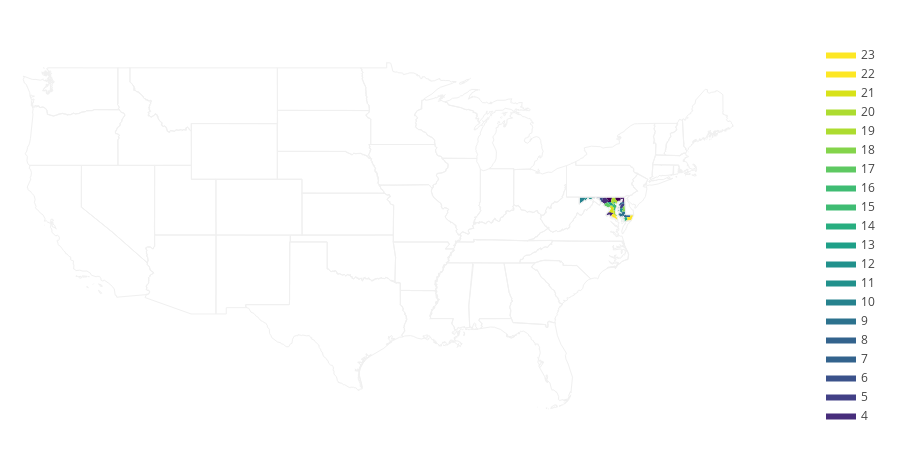

The cell this chart's notebook holds for it:
### Markdown cell above
https://plotly.com/python/choropleth-maps/

### Code cell
import plotly.figure_factory as ff
import plotly.express as px
fips = FIPS
values = range(len(fips))


fig = px.choropleth(locations=["MD"], locationmode="USA-states", color=[3], scope="usa")
fig = ff.create_choropleth(fips=fips, values=values)
fig.layout.template = None
fig.show()

### Figure 1 — Plotly figure (JSON) as saved in the notebook; plotly's stock layout.template omitted (floating-point values rounded to 4 significant figures; data arrays with more than 128 entries replaced by an {"elided": "..."} marker saying what was removed)
{"data": [{"fill": "toself", "fillcolor": "rgb(68, 1, 84)", "hoverinfo": "none", "line": {"color": "rgb(0, 0, 0)", "width": 0}, "mode": "lines", "name": "0", "type": "scatter", "x": [-76.09, -76.09, -76.09, -76.09, -76.09, null, -76.27, -76.27, -76.26, -76.26, -76.27, null, -76.57, -76.23, -76.08, -76.13, -76.06, -76.23, -76.25, -76.22, -76.24, -76.29, -76.26, -76.3, -76.31, -76.36, -76.43, -76.53, -76.57, null], "y": [39.54, 39.54, 39.54, 39.53, 39.54, null, 39.27, 39.29, 39.29, 39.29, 39.27, null, 39.72, 39.72, 39.54, 39.49, 39.45, 39.35, 39.37, 39.43, 39.46, 39.37, 39.34, 39.3, 39.39, 39.39, 39.51, 39.54, 39.72, null]}, {"fill": "toself", "fillcolor": "rgb(68, 1, 84)", "hoverinfo": "none", "line": {"color": "rgb(0, 0, 0)", "width": 0}, "mode": "lines", "name": "1", "type": "scatter", "x": [-77.31, -77.28, -77.22, -76.79, -76.89, -76.88, -77.17, -77.11, -77.31, null], "y": [39.64, 39.63, 39.72, 39.72, 39.46, 39.35, 39.35, 39.49, 39.64, null]}, {"fill": "toself", "fillcolor": "rgb(72, 24, 106)", "hoverinfo": "none", "line": {"color": "rgb(0, 0, 0)", "width": 0}, "mode": "lines", "name": "2", "type": "scatter", "x": [-76.23, -75.79, -75.77, -75.89, -76.04, -75.97, -76.01, -75.95, -76.01, -76.08, -76.23, null], "y": [39.72, 39.72, 39.38, 39.36, 39.39, 39.46, 39.45, 39.59, 39.54, 39.54, 39.72, null]}, {"fill": "toself", "fillcolor": "rgb(71, 45, 123)", "hoverinfo": "none", "line": {"color": "rgb(0, 0, 0)", "width": 0}, "mode": "lines", "name": "3", "type": "scatter", "x": [-77.68, -77.57, -77.47, -77.22, -77.28, -77.31, -77.11, -77.17, -77.46, -77.57, -77.68, null], "y": [39.32, 39.61, 39.72, 39.72, 39.63, 39.64, 39.49, 39.35, 39.22, 39.31, 39.32, null]}, {"fill": "toself", "fillcolor": "rgb(71, 45, 123)", "hoverinfo": "none", "line": {"color": "rgb(0, 0, 0)", "width": 0}, "mode": "lines", "name": "4", "type": "scatter", "x": [-77.27, -77.18, -77.11, -77.13, -77.09, -77.05, -77.0, -76.86, -76.75, -76.74, -76.66, -76.68, -76.77, -76.87, -76.84, -76.98, -77.02, -77.21, -77.25, -77.27, null], "y": [38.48, 38.6, 38.63, 38.67, 38.71, 38.62, 38.65, 38.66, 38.62, 38.56, 38.53, 38.5, 38.51, 38.39, 38.25, 38.34, 38.45, 38.36, 38.38, 38.48, null]}, {"fill": "toself", "fillcolor": "rgb(66, 64, 134)", "hoverinfo": "none", "line": {"color": "rgb(0, 0, 0)", "width": 0}, "mode": "lines", "name": "5", "type": "scatter", "x": [-76.25, -76.25, -76.24, -76.25, -76.25, null, -76.38, -76.31, -76.28, -76.19, -76.16, -76.18, -76.16, -76.04, -76.06, -75.86, -75.76, -75.75, -75.83, -75.94, -75.95, -76.1, -76.1, -76.2, -76.21, -76.25, -76.25, -76.27, -76.29, -76.33, -76.33, -76.38, null], "y": [38.91, 38.91, 38.91, 38.91, 38.91, null, 38.85, 39.04, 38.98, 38.98, 39.0, 39.05, 39.09, 39.17, 39.21, 39.26, 39.25, 39.14, 39.11, 38.98, 38.92, 38.94, 38.88, 38.85, 38.94, 38.97, 38.92, 38.94, 38.9, 38.92, 38.86, 38.85, null]}, {"fill": "toself", "fillcolor": "rgb(59, 82, 139)", "hoverinfo": "none", "line": {"color": "rgb(0, 0, 0)", "width": 0}, "mode": "lines", "name": "6", "type": "scatter", "x": [-78.36, -78.31, -78.34, -77.47, -77.52, -77.57, -77.69, -77.76, -77.74, -77.8, -77.77, -77.85, -77.83, -77.86, -77.89, -77.84, -77.84, -77.94, -77.95, -78.17, -78.23, -78.27, -78.36, null], "y": [39.66, 39.68, 39.72, 39.72, 39.64, 39.62, 39.32, 39.34, 39.4, 39.44, 39.5, 39.5, 39.53, 39.52, 39.56, 39.57, 39.61, 39.62, 39.58, 39.7, 39.67, 39.62, 39.66, null]}, {"fill": "toself", "fillcolor": "rgb(51, 99, 141)", "hoverinfo": "none", "line": {"color": "rgb(0, 0, 0)", "width": 0}, "mode": "lines", "name": "7", "type": "scatter", "x": [-76.28, -76.22, -76.17, -76.19, -76.11, -75.77, -75.76, -76.01, -76.07, -76.04, -76.08, -76.2, -76.21, -76.24, -76.23, -76.28, null], "y": [39.15, 39.26, 39.29, 39.32, 39.37, 39.38, 39.25, 39.24, 39.2, 39.17, 39.13, 39.09, 39.01, 39.03, 39.09, 39.15, null]}, {"fill": "toself", "fillcolor": "rgb(51, 99, 141)", "hoverinfo": "none", "line": {"color": "rgb(0, 0, 0)", "width": 0}, "mode": "lines", "name": "8", "type": "scatter", "x": [-75.92, -75.84, -75.82, -75.71, -75.69, -75.34, -75.31, -75.36, -75.66, -75.7, -75.76, -75.88, -75.89, -75.92, null], "y": [38.26, 38.39, 38.48, 38.56, 38.46, 38.45, 38.35, 38.29, 38.3, 38.26, 38.29, 38.25, 38.23, 38.26, null]}, {"fill": "toself", "fillcolor": "rgb(44, 114, 142)", "hoverinfo": "none", "line": {"color": "rgb(0, 0, 0)", "width": 0}, "mode": "lines", "name": "9", "type": "scatter", "x": [-76.07, -76.06, -76.06, -76.06, -76.07, null, -76.09, -76.06, -76.02, -76.04, -76.09, null, -76.09, -76.08, -76.09, -76.09, -76.09, null, -76.09, -76.09, -76.08, -76.09, -76.09, null, -76.26, -76.25, -76.25, -76.26, -76.26, null, -76.33, -76.22, -76.27, -76.31, -76.27, -76.28, -76.21, -76.17, -76.16, -76.04, -75.95, -75.84, -75.71, -75.7, -75.82, -75.84, -75.91, -75.95, -76.02, -75.96, -76.01, -76.02, -76.06, -76.03, -76.06, -76.03, -76.07, -76.1, -76.11, -76.08, -76.11, -76.15, -76.13, -76.2, -76.16, -76.23, -76.22, -76.16, -76.18, -76.13, -76.17, -76.28, -76.33, null], "y": [38.13, 38.13, 38.13, 38.13, 38.13, null, 38.16, 38.21, 38.17, 38.15, 38.16, null, 38.15, 38.15, 38.14, 38.14, 38.15, null, 38.12, 38.12, 38.12, 38.12, 38.12, null, 38.34, 38.34, 38.32, 38.32, 38.34, null, 38.48, 38.53, 38.53, 38.57, 38.59, 38.63, 38.61, 38.63, 38.6, 38.56, 38.67, 38.7, 38.64, 38.56, 38.48, 38.39, 38.34, 38.24, 38.31, 38.35, 38.37, 38.33, 38.3, 38.28, 38.25, 38.22, 38.25, 38.25, 38.26, 38.27, 38.3, 38.27, 38.31, 38.32, 38.33, 38.39, 38.31, 38.29, 38.27, 38.24, 38.25, 38.38, 38.48, null]}, {"fill": "toself", "fillcolor": "rgb(38, 130, 142)", "hoverinfo": "none", "line": {"color": "rgb(0, 0, 0)", "width": 0}, "mode": "lines", "name": "10", "type": "scatter", "x": [-79.49, -79.48, -78.93, -79.07, -79.11, -79.16, -79.26, -79.29, -79.35, -79.47, -79.49, null], "y": [39.28, 39.72, 39.72, 39.47, 39.47, 39.39, 39.36, 39.3, 39.29, 39.2, 39.28, null]}, {"fill": "toself", "fillcolor": "rgb(33, 145, 140)", "hoverinfo": "none", "line": {"color": "rgb(0, 0, 0)", "width": 0}, "mode": "lines", "name": "11", "type": "scatter", "x": [-76.35, -76.33, -76.26, -76.25, -76.17, -76.2, -76.1, -76.1, -75.94, -75.95, -75.9, -76.01, -75.95, -76.03, -76.15, -76.18, -76.21, -76.24, -76.21, -76.22, -76.27, -76.31, -76.32, -76.35, null, -76.39, -76.38, -76.36, -76.38, -76.39, null], "y": [38.69, 38.77, 38.86, 38.82, 38.76, 38.85, 38.88, 38.94, 38.92, 38.88, 38.81, 38.73, 38.67, 38.57, 38.64, 38.69, 38.68, 38.71, 38.74, 38.76, 38.71, 38.75, 38.68, 38.69, null, 38.77, 38.78, 38.75, 38.75, 38.77, null]}, {"fill": "toself", "fillcolor": "rgb(33, 145, 140)", "hoverinfo": "none", "line": {"color": "rgb(0, 0, 0)", "width": 0}, "mode": "lines", "name": "12", "type": "scatter", "x": [-79.07, -78.93, -78.34, -78.31, -78.36, -78.33, -78.38, -78.37, -78.43, -78.4, -78.46, -78.42, -78.46, -78.47, -78.69, -78.78, -78.73, -78.78, -78.77, -78.83, -78.82, -78.89, -78.96, -79.07, null], "y": [39.48, 39.72, 39.72, 39.69, 39.66, 39.64, 39.63, 39.61, 39.62, 39.58, 39.59, 39.55, 39.55, 39.52, 39.55, 39.6, 39.61, 39.62, 39.65, 39.59, 39.56, 39.52, 39.44, 39.48, null]}, {"fill": "toself", "fillcolor": "rgb(31, 160, 136)", "hoverinfo": "none", "line": {"color": "rgb(0, 0, 0)", "width": 0}, "mode": "lines", "name": "13", "type": "scatter", "x": [-77.19, -77.1, -76.89, -76.85, -76.79, -76.79, -76.7, -76.84, -76.95, -77.19, null], "y": [39.34, 39.37, 39.35, 39.32, 39.31, 39.27, 39.21, 39.1, 39.13, 39.34, null]}, {"fill": "toself", "fillcolor": "rgb(40, 174, 128)", "hoverinfo": "none", "line": {"color": "rgb(0, 0, 0)", "width": 0}, "mode": "lines", "name": "14", "type": "scatter", "x": [-75.96, -75.94, -75.83, -75.86, -75.84, -75.76, -75.7, -75.66, -75.61, -75.55, -75.58, -75.54, -75.66, -75.62, -75.66, -75.75, -75.89, -75.87, -75.84, -75.77, -75.88, -75.79, -75.93, -75.94, -75.96, null, -76.05, -76.04, -75.99, -75.99, -76.05, -76.05, null, -76.05, -76.03, -76.05, -76.01, -76.01, -76.05, null], "y": [38.14, 38.19, 38.22, 38.23, 38.25, 38.29, 38.26, 38.3, 38.28, 38.19, 38.14, 38.09, 38.05, 38.01, 37.95, 37.99, 37.91, 38.03, 38.03, 38.08, 38.08, 38.15, 38.15, 38.11, 38.14, null, 37.99, 38.03, 38.02, 37.95, 37.95, 37.99, null, 38.09, 38.09, 38.11, 38.13, 38.07, 38.09, null]}, {"fill": "toself", "fillcolor": "rgb(63, 188, 115)", "hoverinfo": "none", "line": {"color": "rgb(0, 0, 0)", "width": 0}, "mode": "lines", "name": "15", "type": "scatter", "x": [-76.71, -76.53, -76.53, -76.59, -76.53, -76.71, -76.71, null], "y": [39.37, 39.37, 39.24, 39.26, 39.21, 39.28, 39.37, null]}, {"fill": "toself", "fillcolor": "rgb(63, 188, 115)", "hoverinfo": "none", "line": {"color": "rgb(0, 0, 0)", "width": 0}, "mode": "lines", "name": "16", "type": "scatter", "x": [-76.84, -76.69, -76.62, -76.43, -76.44, -76.39, -76.48, -76.46, -76.51, -76.49, -76.54, -76.49, -76.56, -76.53, -76.62, -76.62, -76.7, -76.71, -76.67, -76.7, -76.84, -76.84, null], "y": [39.1, 39.22, 39.24, 39.13, 39.05, 39.01, 38.98, 38.91, 38.92, 38.88, 38.86, 38.84, 38.77, 38.71, 38.72, 38.77, 38.75, 38.81, 38.9, 38.98, 39.07, 39.1, null]}, {"fill": "toself", "fillcolor": "rgb(94, 201, 98)", "hoverinfo": "none", "line": {"color": "rgb(0, 0, 0)", "width": 0}, "mode": "lines", "name": "17", "type": "scatter", "x": [-77.53, -77.46, -77.17, -77.19, -77.13, -77.04, -76.96, -76.89, -76.99, -77.04, -77.12, -77.24, -77.25, -77.29, -77.46, -77.53, null], "y": [39.15, 39.22, 39.35, 39.34, 39.27, 39.24, 39.13, 39.13, 38.98, 39.0, 38.93, 38.98, 39.02, 39.05, 39.08, 39.15, null]}, {"fill": "toself", "fillcolor": "rgb(132, 212, 75)", "hoverinfo": "none", "line": {"color": "rgb(0, 0, 0)", "width": 0}, "mode": "lines", "name": "18", "type": "scatter", "x": [-76.02, -75.9, -75.95, -75.94, -75.83, -75.75, -75.71, -75.76, -75.9, -75.95, -76.02, null], "y": [38.73, 38.81, 38.88, 38.98, 39.11, 39.14, 38.64, 38.69, 38.7, 38.67, 38.73, null]}, {"fill": "toself", "fillcolor": "rgb(173, 220, 48)", "hoverinfo": "none", "line": {"color": "rgb(0, 0, 0)", "width": 0}, "mode": "lines", "name": "19", "type": "scatter", "x": [-76.33, -76.32, -76.32, -76.32, -76.33, null, -76.39, -76.36, -76.34, -76.37, -76.39, null, -76.4, -76.39, -76.39, -76.39, -76.4, null, -76.9, -76.79, -76.57, -76.53, -76.39, -76.33, -76.41, -76.38, -76.44, -76.4, -76.44, -76.45, -76.5, -76.53, -76.53, -76.71, -76.71, -76.62, -76.7, -76.79, -76.79, -76.88, -76.9, null], "y": [39.31, 39.31, 39.31, 39.31, 39.31, null, 39.25, 39.26, 39.26, 39.24, 39.25, null, 39.23, 39.23, 39.24, 39.23, 39.23, null, 39.43, 39.72, 39.72, 39.54, 39.46, 39.32, 39.31, 39.28, 39.24, 39.23, 39.2, 39.22, 39.2, 39.24, 39.37, 39.37, 39.28, 39.24, 39.21, 39.27, 39.31, 39.33, 39.43, null]}, {"fill": "toself", "fillcolor": "rgb(173, 220, 48)", "hoverinfo": "none", "line": {"color": "rgb(0, 0, 0)", "width": 0}, "mode": "lines", "name": "20", "type": "scatter", "x": [-76.7, -76.64, -76.62, -76.53, -76.51, -76.38, -76.42, -76.49, -76.5, -76.65, -76.7, null], "y": [38.71, 38.77, 38.72, 38.71, 38.5, 38.39, 38.32, 38.33, 38.37, 38.46, 38.71, null]}, {"fill": "toself", "fillcolor": "rgb(216, 226, 25)", "hoverinfo": "none", "line": {"color": "rgb(0, 0, 0)", "width": 0}, "mode": "lines", "name": "21", "type": "scatter", "x": [-77.08, -77.04, -77.04, -76.91, -77.0, -76.9, -76.84, -76.84, -76.7, -76.67, -76.71, -76.68, -76.68, -76.74, -76.75, -76.86, -77.0, -77.05, -77.08, null], "y": [38.71, 38.72, 38.79, 38.89, 38.97, 39.12, 39.11, 39.07, 38.98, 38.9, 38.78, 38.75, 38.54, 38.56, 38.62, 38.66, 38.65, 38.62, 38.71, null]}, {"fill": "toself", "fillcolor": "rgb(253, 231, 37)", "hoverinfo": "none", "line": {"color": "rgb(0, 0, 0)", "width": 0}, "mode": "lines", "name": "22", "type": "scatter", "x": [-75.66, -75.54, -75.58, -75.55, -75.61, -75.36, -75.31, -75.34, -75.05, -75.24, -75.62, -75.66, null], "y": [38.05, 38.09, 38.14, 38.18, 38.28, 38.29, 38.35, 38.45, 38.45, 38.03, 37.99, 38.05, null]}, {"fill": "toself", "fillcolor": "rgb(253, 231, 37)", "hoverinfo": "none", "line": {"color": "rgb(0, 0, 0)", "width": 0}, "mode": "lines", "name": "23", "type": "scatter", "x": [-76.75, -76.74, -76.75, -76.75, -76.75, null, -76.8, -76.79, -76.79, -76.79, -76.8, null, -76.81, -76.81, -76.81, -76.81, -76.81, null, -76.87, -76.77, -76.67, -76.61, -76.5, -76.46, -76.38, -76.4, -76.32, -76.34, -76.32, -76.42, -76.44, -76.47, -76.47, -76.59, -76.73, -76.78, -76.83, -76.87, null], "y": [38.22, 38.21, 38.21, 38.21, 38.22, null, 38.24, 38.24, 38.24, 38.24, 38.24, null, 38.25, 38.25, 38.25, 38.25, 38.25, null, 38.38, 38.51, 38.5, 38.42, 38.37, 38.29, 38.3, 38.26, 38.14, 38.12, 38.04, 38.11, 38.16, 38.15, 38.1, 38.22, 38.25, 38.23, 38.35, 38.38, null]}, {"hoverinfo": "text", "legendgroup": "centroids", "marker": {"color": "white", "opacity": 0}, "mode": "markers", "name": "US Counties", "selected": {"marker": {"color": "white", "opacity": 1, "size": 3}}, "showlegend": false, "text": ["County: St. Mary's<br>State: Maryland<br>FIPS: 24037<br>Value: 23", "County: St. Mary's<br>State: Maryland<br>FIPS: 24037<br>Value: 23", "County: St. Mary's<br>State: Maryland<br>FIPS: 24037<br>Value: 23", "County: St. Mary's<br>State: Maryland<br>FIPS: 24037<br>Value: 23", "County: Baltimore<br>State: Maryland<br>FIPS: 24005<br>Value: 19", "County: Baltimore<br>State: Maryland<br>FIPS: 24005<br>Value: 19", "County: Baltimore<br>State: Maryland<br>FIPS: 24005<br>Value: 19", "County: Baltimore<br>State: Maryland<br>FIPS: 24005<br>Value: 19", "County: Somerset<br>State: Maryland<br>FIPS: 24039<br>Value: 14", "County: Somerset<br>State: Maryland<br>FIPS: 24039<br>Value: 14", "County: Somerset<br>State: Maryland<br>FIPS: 24039<br>Value: 14", "County: Talbot<br>State: Maryland<br>FIPS: 24041<br>Value: 11", "County: Talbot<br>State: Maryland<br>FIPS: 24041<br>Value: 11", "County: Dorchester<br>State: Maryland<br>FIPS: 24019<br>Value: 9", "County: Dorchester<br>State: Maryland<br>FIPS: 24019<br>Value: 9", "County: Dorchester<br>State: Maryland<br>FIPS: 24019<br>Value: 9", "County: Dorchester<br>State: Maryland<br>FIPS: 24019<br>Value: 9", "County: Dorchester<br>State: Maryland<br>FIPS: 24019<br>Value: 9", "County: Dorchester<br>State: Maryland<br>FIPS: 24019<br>Value: 9", "County: Queen Anne's<br>State: Maryland<br>FIPS: 24035<br>Value: 5", "County: Queen Anne's<br>State: Maryland<br>FIPS: 24035<br>Value: 5", "County: Harford<br>State: Maryland<br>FIPS: 24025<br>Value: 0", "County: Harford<br>State: Maryland<br>FIPS: 24025<br>Value: 0", "County: Harford<br>State: Maryland<br>FIPS: 24025<br>Value: 0", "County: Carroll<br>State: Maryland<br>FIPS: 24013<br>Value: 1", "County: Cecil<br>State: Maryland<br>FIPS: 24015<br>Value: 2", "County: Frederick<br>State: Maryland<br>FIPS: 24021<br>Value: 3", "County: Charles<br>State: Maryland<br>FIPS: 24017<br>Value: 4", "County: Washington<br>State: Maryland<br>FIPS: 24043<br>Value: 6", "County: Kent<br>State: Maryland<br>FIPS: 24029<br>Value: 7", "County: Wicomico<br>State: Maryland<br>FIPS: 24045<br>Value: 8", "County: Garrett<br>State: Maryland<br>FIPS: 24023<br>Value: 10", "County: Allegany<br>State: Maryland<br>FIPS: 24001<br>Value: 12", "County: Howard<br>State: Maryland<br>FIPS: 24027<br>Value: 13", "County: Baltimore<br>State: Maryland<br>FIPS: 24510<br>Value: 15", "County: Anne Arundel<br>State: Maryland<br>FIPS: 24003<br>Value: 16", "County: Montgomery<br>State: Maryland<br>FIPS: 24031<br>Value: 17", "County: Caroline<br>State: Maryland<br>FIPS: 24011<br>Value: 18", "County: Calvert<br>State: Maryland<br>FIPS: 24009<br>Value: 20", "County: Prince George's<br>State: Maryland<br>FIPS: 24033<br>Value: 21", "County: Worcester<br>State: Maryland<br>FIPS: 24047<br>Value: 22"], "type": "scatter", "unselected": {"marker": {"opacity": 0}}, "x": [[-76.75], [-76.79], [-76.81], [-76.61], [-76.32], [-76.37], [-76.39], [-76.64], [-75.73], [-76.02], [-76.03], [-76.09], [-76.38], [-76.06], [-76.05], [-76.09], [-76.09], [-76.26], [-76.01], [-76.25], [-76.02], [-76.09], [-76.27], [-76.32], -77.02, -75.94, -77.4, -76.99, -77.81, -76.04, -75.62, -79.27, -78.7, -76.93, -76.61, -76.61, -77.2, -75.83, -76.57, -76.85, -75.33], "y": [[38.21], [38.24], [38.25], [38.3], [39.31], [39.25], [39.23], [39.46], [38.12], [37.99], [38.1], [38.77], [38.76], [38.13], [38.17], [38.14], [38.12], [38.33], [38.49], [38.91], [39.07], [39.54], [39.28], [39.56], 39.56, 39.57, 39.47, 38.51, 39.6, 39.25, 38.37, 39.53, 39.62, 39.25, 39.31, 39.01, 39.14, 38.87, 38.54, 38.83, 38.21]}, {"hoverinfo": "text", "legendgroup": "States", "line": {"color": "rgb(240, 240, 240)", "width": 1}, "mode": "lines", "showlegend": false, "type": "scatter", "x": {"elided": "10570 float values"}, "y": {"elided": "10570 float values"}}], "layout": {"annotations": [{"showarrow": false, "text": "<b></b>", "x": 1, "xanchor": "right", "xref": "paper", "y": 1.05, "yref": "paper"}], "dragmode": "select", "height": 450, "hovermode": "closest", "legend": {"traceorder": "reversed", "x": 1, "xanchor": "right", "y": 1, "yanchor": "top"}, "margin": {"b": 20, "l": 20, "r": 20, "t": 40}, "width": 900, "xaxis": {"autorange": false, "fixedrange": true, "range": [-125, -55], "showgrid": false, "showticklabels": false, "zeroline": false}, "yaxis": {"autorange": false, "fixedrange": true, "range": [23, 51], "showgrid": false, "showticklabels": false, "zeroline": false}}}
